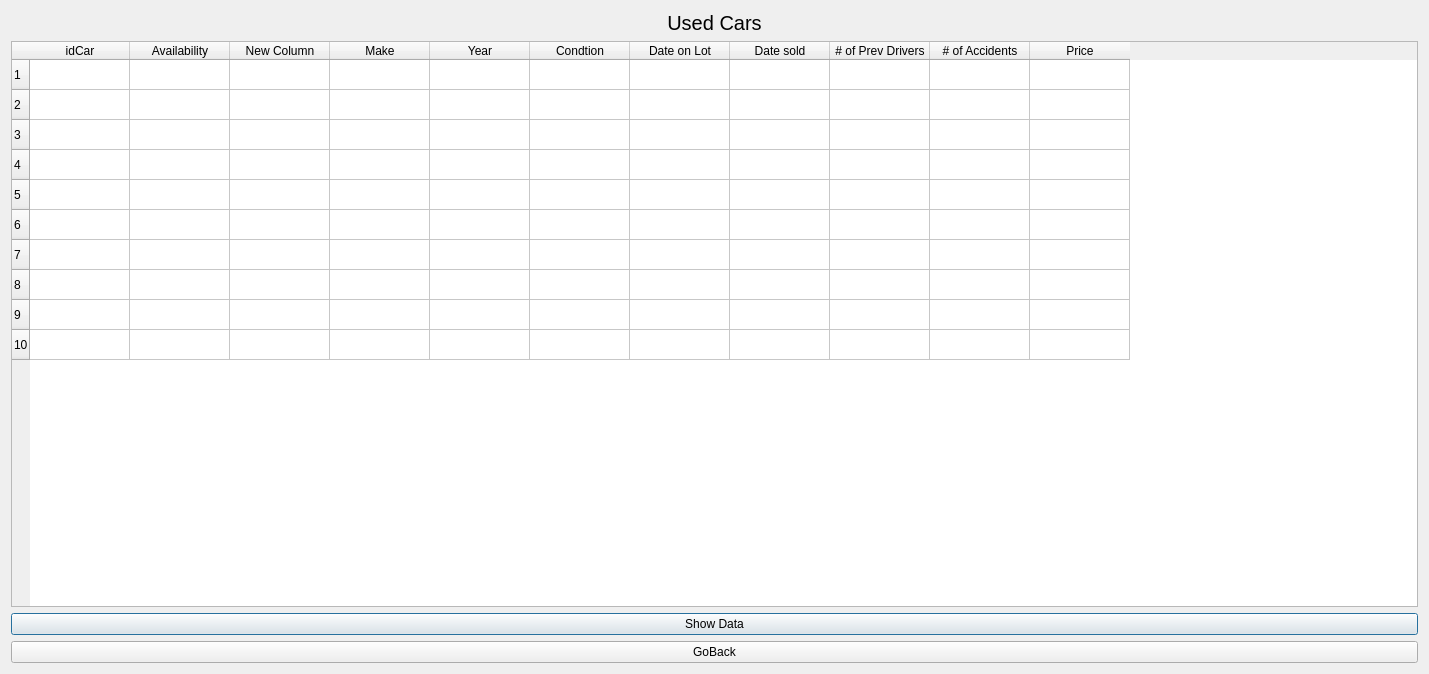
<?xml version="1.0" encoding="UTF-8"?>
<ui version="4.0">
 <class>UsedCars</class>
 <widget class="QDialog" name="UsedCars">
  <property name="geometry">
   <rect>
    <x>0</x>
    <y>0</y>
    <width>1429</width>
    <height>674</height>
   </rect>
  </property>
  <property name="windowTitle">
   <string>Dialog</string>
  </property>
  <layout class="QVBoxLayout" name="verticalLayout">
   <item>
    <widget class="QLabel" name="label">
     <property name="font">
      <font>
       <pointsize>15</pointsize>
      </font>
     </property>
     <property name="text">
      <string>Used Cars</string>
     </property>
     <property name="alignment">
      <set>Qt::AlignCenter</set>
     </property>
    </widget>
   </item>
   <item>
    <widget class="QTableWidget" name="tableWidget">
     <property name="rowCount">
      <number>10</number>
     </property>
     <row/>
     <row/>
     <row/>
     <row/>
     <row/>
     <row/>
     <row/>
     <row/>
     <row/>
     <row/>
     <column>
      <property name="text">
       <string>idCar</string>
      </property>
     </column>
     <column>
      <property name="text">
       <string>Availability</string>
      </property>
     </column>
     <column>
      <property name="text">
       <string>New Column</string>
      </property>
     </column>
     <column>
      <property name="text">
       <string>Make</string>
      </property>
     </column>
     <column>
      <property name="text">
       <string>Year</string>
      </property>
     </column>
     <column>
      <property name="text">
       <string>Condtion</string>
      </property>
     </column>
     <column>
      <property name="text">
       <string>Date on Lot</string>
      </property>
     </column>
     <column>
      <property name="text">
       <string>Date sold</string>
      </property>
     </column>
     <column>
      <property name="text">
       <string># of Prev Drivers</string>
      </property>
     </column>
     <column>
      <property name="text">
       <string># of Accidents</string>
      </property>
     </column>
     <column>
      <property name="text">
       <string>Price</string>
      </property>
     </column>
    </widget>
   </item>
   <item>
    <widget class="QPushButton" name="DataButton">
     <property name="text">
      <string>Show Data</string>
     </property>
    </widget>
   </item>
   <item>
    <widget class="QPushButton" name="pushButton">
     <property name="text">
      <string>GoBack</string>
     </property>
    </widget>
   </item>
  </layout>
 </widget>
 <resources/>
 <connections/>
</ui>
